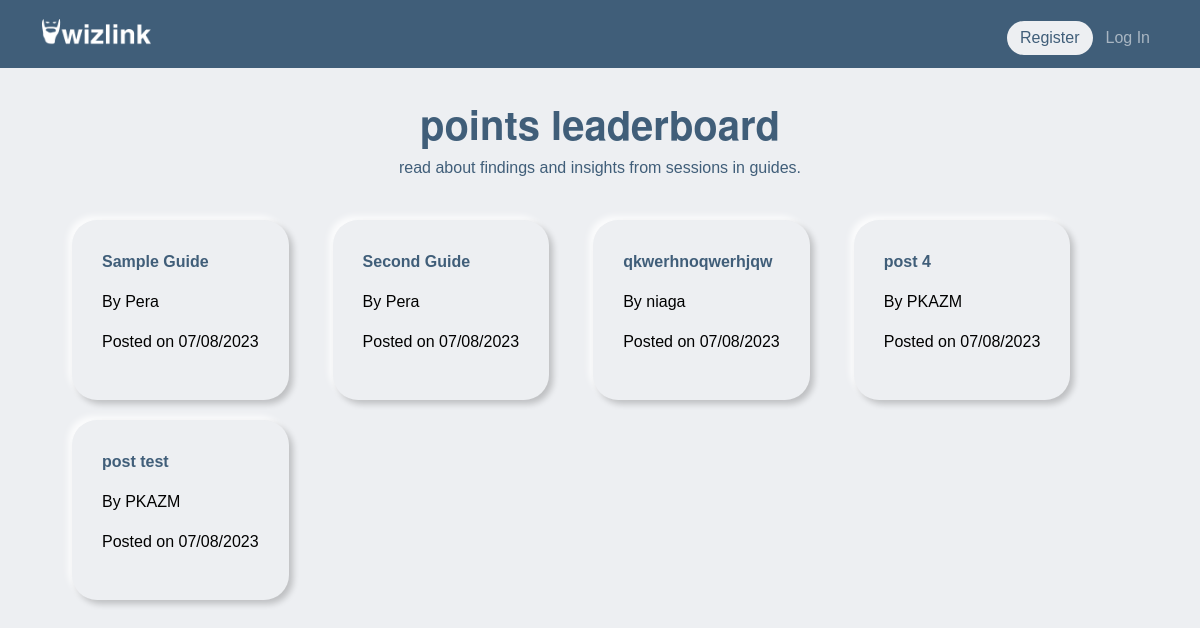
The page /guides on the database its author committed.
### tables this page shows
CREATE TABLE posts (
    post_id INTEGER PRIMARY KEY,
    user_id INTEGER,
    time TEXT,
    author TEXT,
    title TEXT,
    content TEXT
);

### app.py (the view)
@app.route("/guides")
def guides():
    posts_list = db.execute("SELECT * FROM posts ORDER BY time DESC")
    num_of_rows = len(posts_list)
    return render_template('guides.html', guides = posts_list, num_of_rows=num_of_rows)

### app.py (called while the page is built)
@app.after_request
def after_request(response):
    response.headers["Cache-Control"] = "no-cache, no-store, must-revalidate"
    response.headers["Expires"] = 0
    response.headers["Pragma"] = "no-cache"
    return response

### templates/guides.html (shortened to what this page needs)
{% extends "layout.html" %}
{% block main %}
<div class="header">
    <h1>
        <b>points leaderboard</b>
    </h1>
    <p>read about findings and insights from sessions in guides.</p>
</div>
<div class="container">
    <div style="margin-top:30px">
        <div class="row">
            {% for i in range(num_of_rows) %}
                <a href="/post/{{guides[i].post_id}}" style="width: fit-content; text-decoration:none; color: black;">
                    <div class="guides box_s" style="margin: 10px;">
                        <p class="header" style="font-weight: 800; text-align: left;">{{ guides[i].title }}</p>
                        <p>By {{ guides[i].author }}</p>
                        <p>Posted on {{ guides[i].time }}</p>
                    </div>
                </a>
            {% endfor %}
        </div>
    </div>
</div>
{% endblock %}

### static/styles.css (style rules this page uses)
body { background-color: #edeff2; -moz-user-select: none; -webkit-user-select: none; -ms-user-select:none; user-select:none; -o-user-select:none; font-family: helvetica; font-weight: 300; }
.header { text-align: center; color: #405E79; }
h1 { font-family: helvetica; text-align: center; font-weight: 800 }
.box_s { border-radius: 25px; padding: 30px; margin: 50px; top: 30%; left: 30%; background-color: #edeff2; box-shadow: 4px 4px 6px 0 rgba(0, 0, 0, 0.2), -4px -4px 6px 0 rgba(255, 255, 255, 0.8); }
* { margin: 0; padding: 0; box-sizing: border-box; }
.header h1 { text-align: center; margin-top: 50px; font-family:"Helvetica Neue", Courier, sans-serif; }

### rows shown on the page
posts: title "Sample Guide", author "Pera", time "07/08/2023"
posts: title "Second Guide", author "Pera", time "07/08/2023"
posts: title "qkwerhnoqwerhjqw", author "niaga", time "07/08/2023"
posts: title "post 4", author "PKAZM", time "07/08/2023"
posts: title "post test", author "PKAZM", time "07/08/2023"
